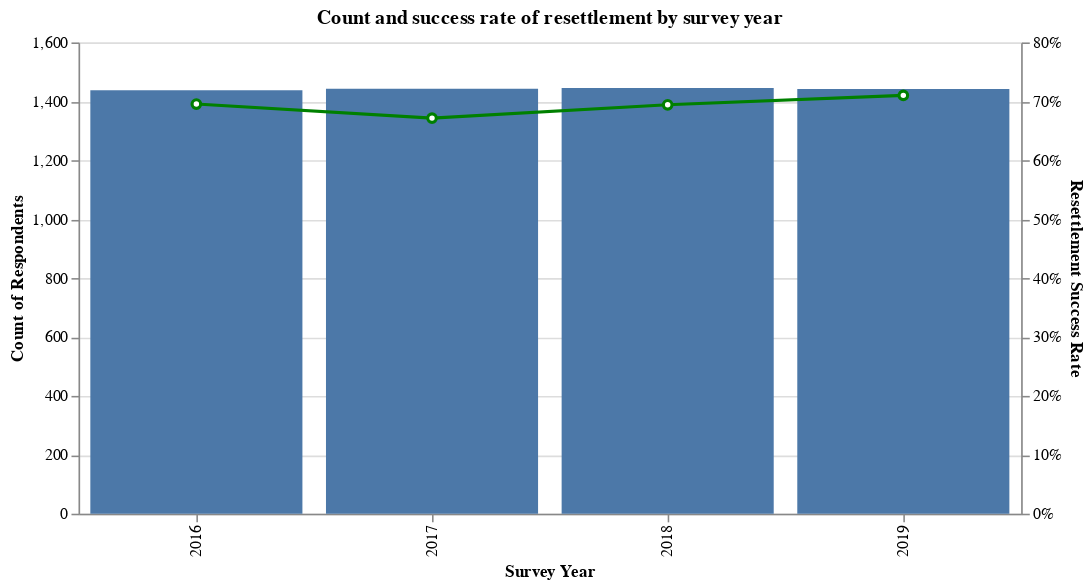

Notebook code for this chart:
### Markdown cell above
By year of arrival, we see a decently normal distribution with most respondents arriving between 2014 and 2016. Considering this survey is conducted on refugees who have moved here in the past 5 years, and the most recent survey was conducted in 2019, this response distribution makes sense. Looking at resettlement success rates, we also see that it has remained flat throughout the years. Ideally we would like to see this trend have a positive slope, but we can feel reassured that it at least isn't decreasing.

### Code cell
# Success and count by survey year
sur_yr = (
    df.groupby(by="survey_year")
    .agg(Count=("t_resettlement", "size"), Success_Rate=("t_resettlement", "mean"))
    .reset_index()
)

# Create base chart with source
base = alt.Chart(sur_yr).encode(
    x=alt.X("survey_year:N", title="Survey Year"),
)

# Add value counts for each survey year
bar = base.mark_bar().encode(y=alt.Y("Count:Q", title="Count of Respondents"))

# Add resettlement trend line
line = base.mark_line(
    color="green", point={"filled": False, "fill": "white", "color": "green"}
).encode(
    y=alt.Y(
        "Success_Rate:Q", title="Resettlement Success Rate", axis=alt.Axis(format="%")
    )
)

# Combine the plots
(bar + line).resolve_scale(y="independent").properties(
    width=600, title="Count and success rate of resettlement by survey year"
)

### Figure 1 — Vega-Lite specification as saved in the notebook (floating-point values rounded to 4 significant figures)
{"config": {"view": {"continuousWidth": 300, "continuousHeight": 300}}, "layer": [{"mark": {"type": "bar"}, "encoding": {"x": {"field": "survey_year", "title": "Survey Year", "type": "nominal"}, "y": {"field": "Count", "title": "Count of Respondents", "type": "quantitative"}}}, {"mark": {"type": "line", "color": "green", "point": {"filled": false, "fill": "white", "color": "green"}}, "encoding": {"x": {"field": "survey_year", "title": "Survey Year", "type": "nominal"}, "y": {"axis": {"format": "%"}, "field": "Success_Rate", "title": "Resettlement Success Rate", "type": "quantitative"}}}], "data": {"name": "data-128ad592efa30eeccf19a12a2c782deb"}, "resolve": {"scale": {"y": "independent"}}, "title": "Count and success rate of resettlement by survey year", "width": 600, "$schema": "https://vega.github.io/schema/vega-lite/v5.16.3.json", "datasets": {"data-128ad592efa30eeccf19a12a2c782deb": [{"survey_year": 2016, "Count": 1438, "Success_Rate": 0.6954}, {"survey_year": 2017, "Count": 1443, "Success_Rate": 0.6715}, {"survey_year": 2018, "Count": 1445, "Success_Rate": 0.6941}, {"survey_year": 2019, "Count": 1442, "Success_Rate": 0.7101}]}}
